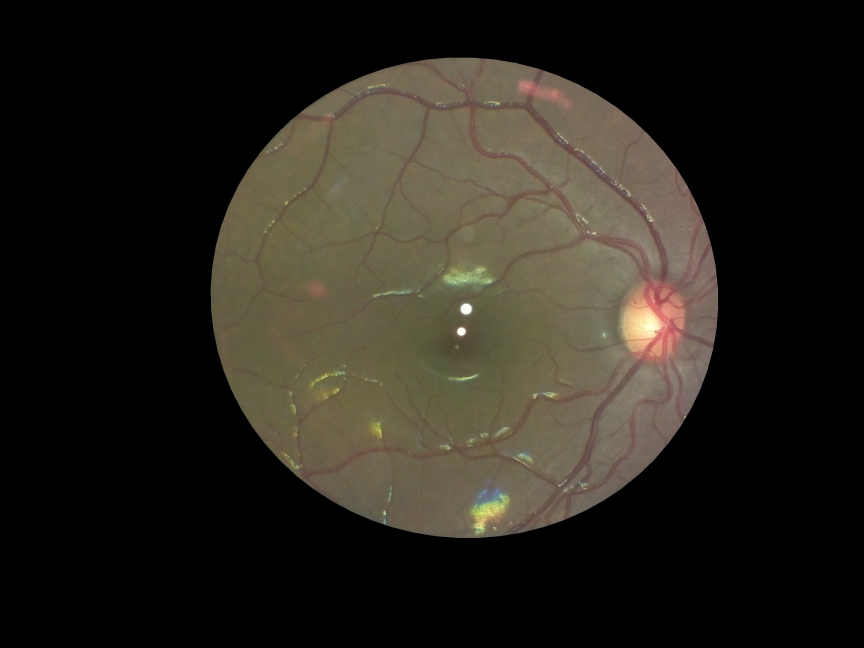
%> input picture 2.jpg, 2592 x 1944 px (shown at 1/3 size)
$ octave test.m   (GNU Octave 9; MATLAB toolbox functions it lacks are replaced by stand-ins)
%> lines starting %> are read from the running program, lines starting %| are printed output that depends on the picture
clc;
close all;
clear all;
workspace; % Display workspace panel.
% filename = 'C:\Documents and Settings\tk2013\My Documents\Temporary
% stuff\fundus.jpg';
rgbImage = imread('2.jpg');
[rows columns numberOfColorPlanes] = size(rgbImage);
%> rows = 1944; columns = 2592; numberOfColorPlanes = 3
subplot(3, 3, 1);
imshow(rgbImage, []);
title('Original color Image');
set(gcf, 'Position', get(0,'Screensize')); % Maximize figure.
tic;
redPlane = rgbImage(:, :, 1);
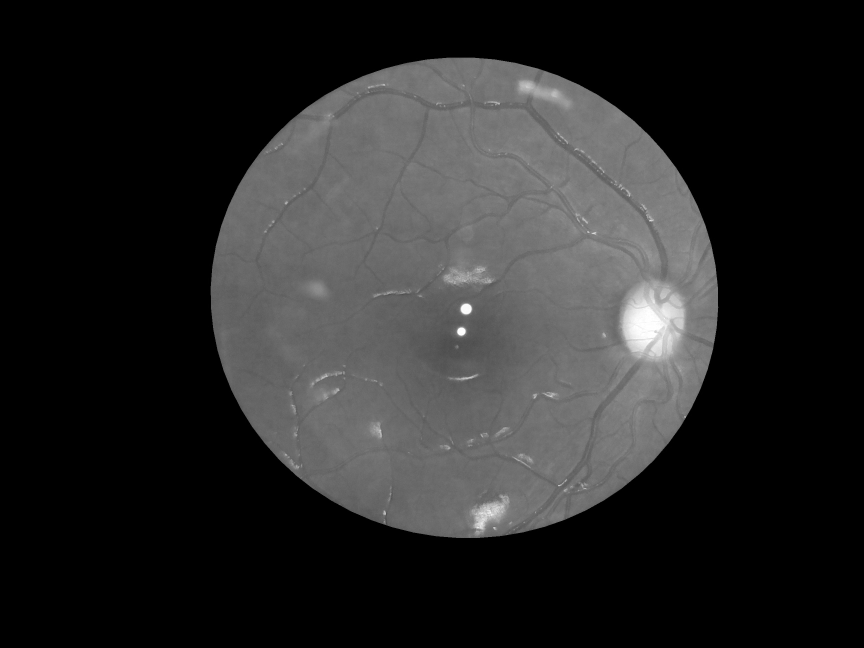
%> redPlane: size 1944x2592 uint8 (shown at 1/3 size); min 0, max 255, mean 39.4
greenPlane = rgbImage(:, :, 2);
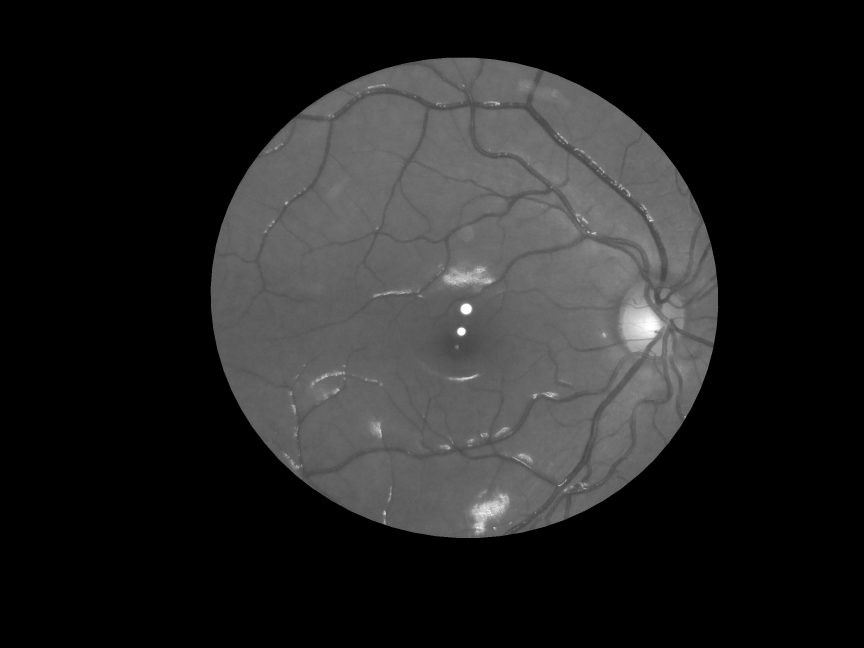
%> greenPlane: size 1944x2592 uint8 (shown at 1/3 size); min 0, max 255, mean 35.8
figure,imshow(redPlane)
 K = imadjust(redPlane);
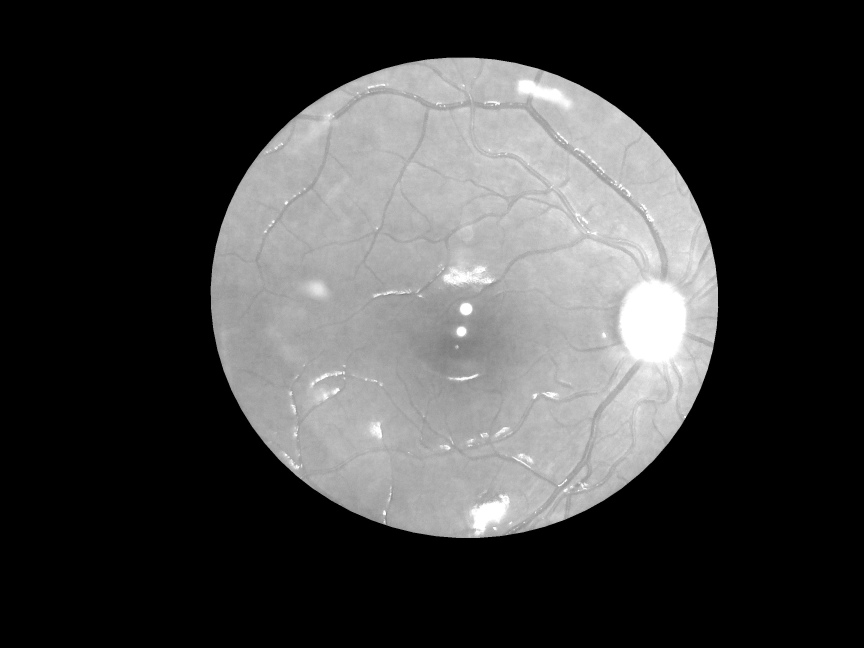
%> K: size 1944x2592 uint8 (shown at 1/3 size); min 0, max 255, mean 63.4
 figure
 imshow(K)
  SE = strel('rectangle',[7 5]);
BW3 = imdilate(K,SE);
 figure,imshow(BW3)
s=strel('square',12);
h=(imclose(BW3,s));
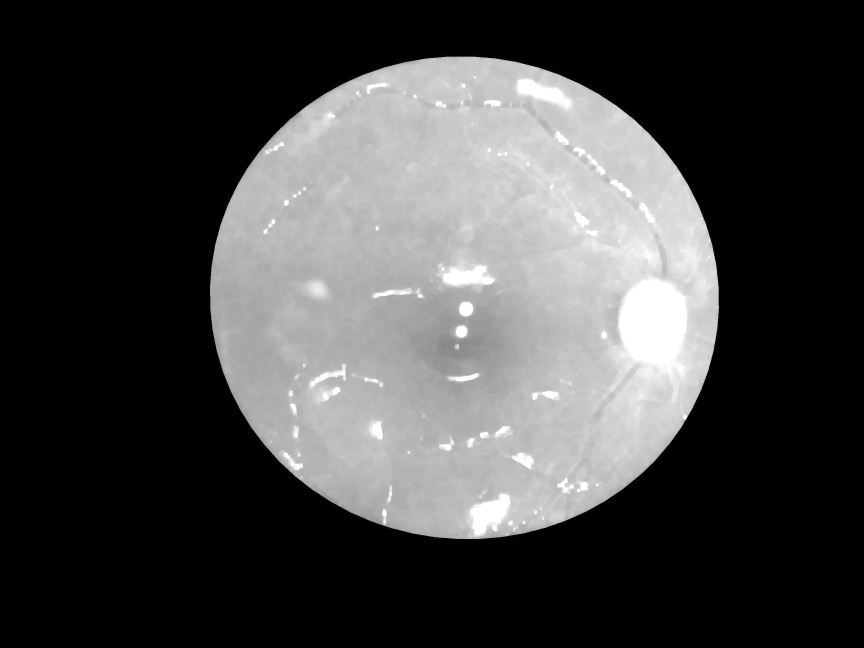
%> h: size 1944x2592 uint8 (shown at 1/3 size); min 0, max 255, mean 67.4
 figure,imshow(h)
      greenPlane=h;
   [pixelCountsG GLs] = imhist(greenPlane);
%> pixelCountsG = 256 values, max 3267547 at index 1, min 0 at index 2, mean 19683; GLs = 256 values from 0 to 255
  % Ignore 0
  pixelCountsG(1) = 0;
  % Find where histogram falls to 10% of the peak, on the bright side.
  tIndex = find(pixelCountsG >= .1*max(pixelCountsG), 1, 'last');
%> tIndex = 256
  thresholdValue = GLs(tIndex)
%> thresholdValue = 255
binaryGreen = greenPlane>thresholdValue;
%> binaryGreen: size 1944x2592 logical; every value is 0
binaryImage = imfill(binaryGreen, 'holes');
% Get rid of blobs less than 5000 pixels.
binaryImage = bwareaopen(binaryImage, 5000);
figure,imshow(binaryGreen)

$ run again, with 3.jpg copied over 2.jpg
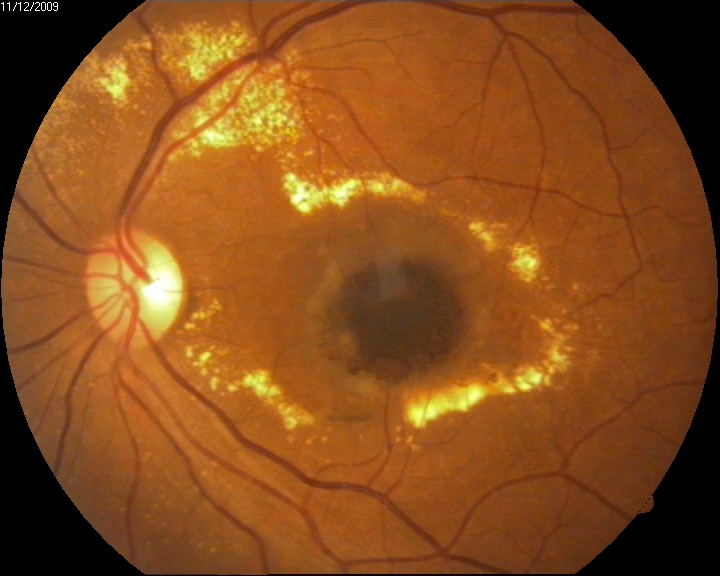
%> input picture 3.jpg, 720 x 576 px
%> rgbImage is the input picture: size 576x720x3 uint8; mean R, G, B 135.7, 77.2, 28.2
%> `greenPlane = rgbImage(:, :, 2);`:
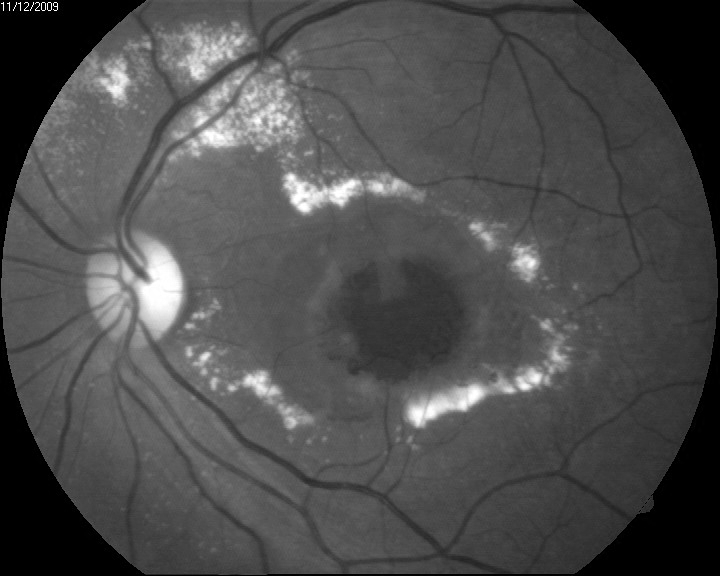
%> greenPlane: size 576x720 uint8; min 0, max 255, mean 77.2
%> `BW3 = imdilate(K,SE);`:
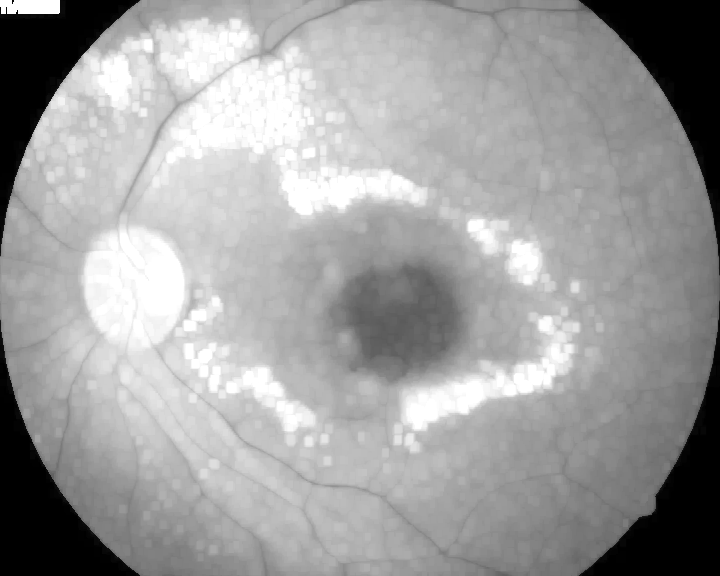
%> BW3: size 576x720 uint8; min 0, max 255, mean 158.7
%> pixelCountsG = 256 values, max 37280 at index 1, min 0 at index 7, mean 1620; GLs = 256 values from 0 to 255
%> tIndex = 256
%> thresholdValue = 255
%> binaryGreen: size 576x720 logical; every value is 0
